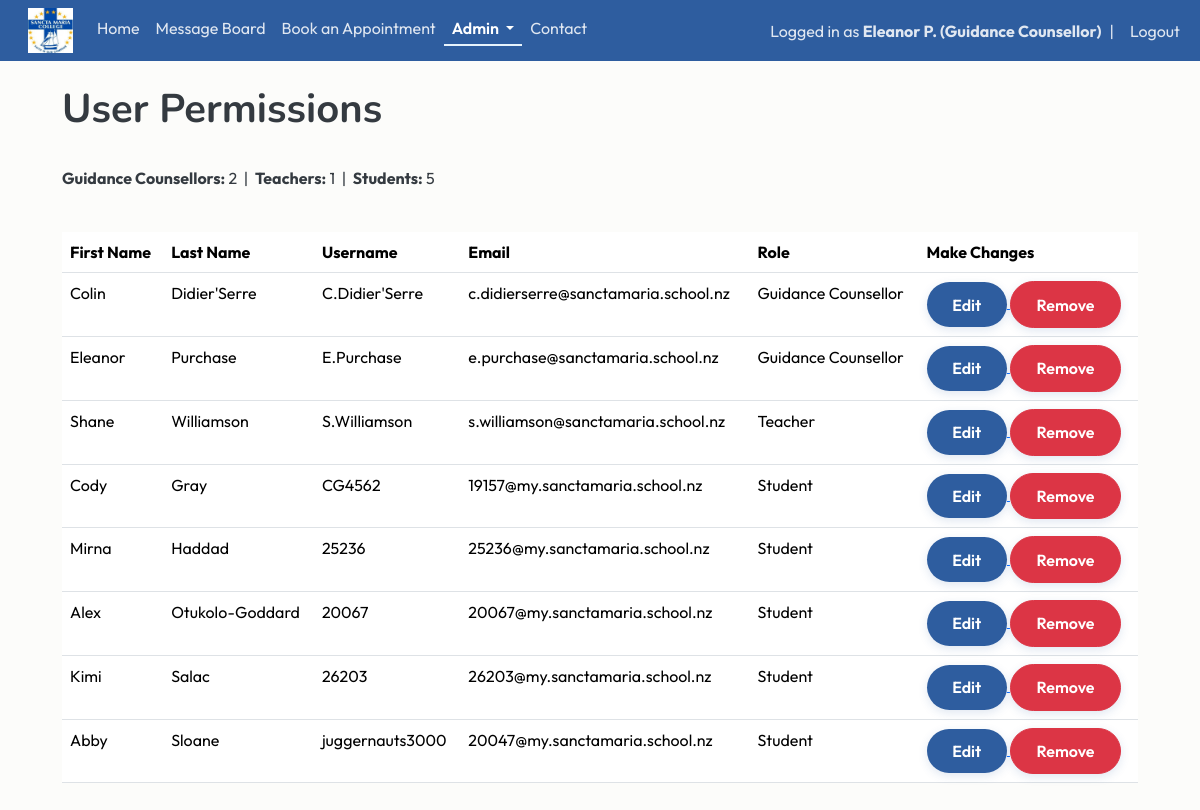
The app's page /permissions (signed in), older data.
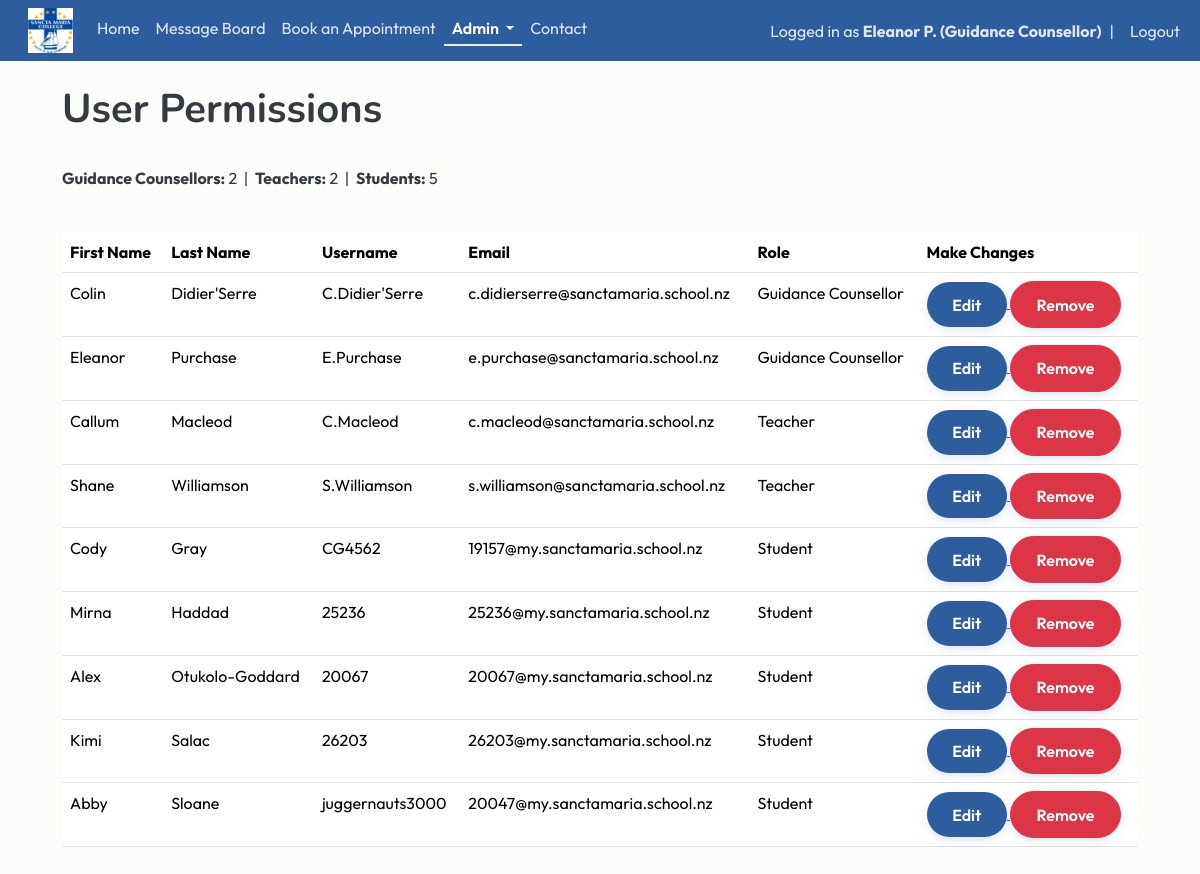
The same page, newer data.
### website/models.py (models this page shows)
class User(db.Model, UserMixin):
    id = db.Column(db.Integer, primary_key=True)
    email = db.Column(db.String(150), unique=True)
    fname = db.Column(db.String(20))
    lname = db.Column(db.String(20))
    username = db.Column(db.String(150), unique=True)
    role = db.Column(db.String(150))
    password = db.Column(db.String(150))
    date_created = db.Column(db.DateTime(timezone=True), default=func.now())
    posts = db.relationship("Post", backref="user", cascade="all, delete-orphan")
    comments = db.relationship("Comment", backref="user", cascade="all, delete-orphan")
    likes = db.relationship("Like", backref="user", cascade="all, delete-orphan")
    appointments = db.relationship('Appointment', foreign_keys="Appointment.counsellor_id", back_populates="counsellor")

### website/views.py (the view)
@views.route("/permissions")
@login_required
def permissions():
    if current_user.role not in ["Teacher", "Guidance Counsellor"]:
        flash("Access Denied", category='error')
        return redirect(url_for('views.home'))
    users = User.query.all()
    role_order = {"Guidance Counsellor": 1, "Teacher": 2, "Student": 3}
    users.sort(key=lambda u: (role_order.get(u.role, 99), u.lname.lower(), u.fname.lower()))
    counsellor_count = sum(1 for user in users if user.role == "Guidance Counsellor")
    teacher_count = sum(1 for user in users if user.role == "Teacher")
    student_count = sum(1 for user in users if user.role == "Student")
    return render_template("permissions.html", user=current_user, users=users, counsellor_count=counsellor_count, teacher_count=teacher_count, student_count=student_count)

### website/__init__.py (called while the page is built)
def create_app():
    app = Flask(__name__)
    app.config['SECRET_KEY'] = "DQiAlMIU5u5eeLDw4KPMHx4d"
    app.config['SQLALCHEMY_DATABASE_URI'] = f'sqlite:///{DB_NAME}'
    db.init_app(app)
    from .views import views
    from .auth import auth
    app.register_blueprint(views, url_prefix="/")
    app.register_blueprint(auth, url_prefix="/")
    from .models import User, Post
    with app.app_context():
        db.create_all()
    login_manager = LoginManager()
    login_manager.login_view = "auth.login"
    login_manager.init_app(app)
    @login_manager.user_loader
    def load_user(id):
        return User.query.get(int(id))
    return app

### website/templates/permissions.html
 {% extends "template.html" %} {% block title %} User Permissions {% endblock %}
  {% block content %}
  <div class="container page-content">
    <br/>
    <h1>{% block header %} User Permissions {% endblock %}</h1>
    <br/>
        <p>
            <strong>Guidance Counsellors:</strong> {{ counsellor_count }}
            &nbsp;|&nbsp;
            <strong>Teachers:</strong> {{ teacher_count }}
            &nbsp;|&nbsp;
            <strong>Students:</strong> {{ student_count }}
        </p>
        <br/>
    <table class="table table-hover">
            <tr>
                <th>First Name</th>
                <th>Last Name</th>
                <th>Username</th>
                <th>Email</th>
                <th>Role</th>
                <th>Make Changes</th>
            </tr>
            {% for user in users %}
            <tr>
                <td>{{user.fname}}</td>
                <td>{{user.lname}}</td>
                <td>{{user.username}}</td>
                <td>{{user.email}}</td>
                <td>{{user.role}}</td>
                <th>
                    <a href="/update-user/{{user.id}}">
                        <button type="button" class="btn btn-primary">Edit</button>
                    </a>
                    <a href="/delete-user/{{user.id}}">
                        <button type="button" class="btn btn-danger">Remove</button>
                    </a>
                </th>
            </tr>
            {% endfor %}
        </table>
  </div>
  {% endblock %}

### website/templates/template.html (shortened to what this page needs)
<!DOCTYPE html>
<html>
    <head>
        <link href="https://cdn.jsdelivr.net/npm/bootstrap@5.3.8/dist/css/bootstrap.min.css" rel="stylesheet">
        <link rel="stylesheet" type="text/css" href="{{ url_for('static', filename='main.css') }}">
    </head>
    <body>
        <nav class="navbar navbar-expand-lg sticky-top">
            <div class="container-fluid">
              <div class="collapse navbar-collapse" id="navbarSupportedContent">
                <ul class="navbar-nav me-auto mb-2 mb-lg-0">
                  <li class="nav-item">
                      <a class="navbar-brand" href="/home">
                          <img src="{{ url_for('static', filename='img/schoollogo.jpg') }}" width="45px" height="45px">
                      </a>
                  </li>
                  <li class="nav-item">
                      <a class="nav-link {% if request.path == '/home' %}active{% endif %}" href="/home">Home</a>
                  </li>
                  {% if user.is_authenticated %}
                  <li class="nav-item">
                    <a class="nav-link {% if request.path == '/blog' %}active{% endif %}" href="/blog">Message Board</a>
                  </li>
                  <li class="nav-item">
                      <a class="nav-link {% if request.path == '/book-appointment' %}active{% endif %}" href="/book-appointment">Book an Appointment</a>
                  </li>
                  {% if current_user.role in ["Guidance Counsellor", "Teacher"] %}
                  <li class="nav-item dropdown">
                      <a class="nav-link dropdown-toggle {% if request.path in ['/notifications', '/permissions'] %}active{% endif %}"
                        href="#"
                        role="button"
                        data-bs-toggle="dropdown"
                        aria-expanded="false">
                            Admin
                      </a>
                  </li>
                  {% endif %}
                  {% endif %}
                  <li class="nav-item">
                      <a class="nav-link {% if request.path == '/contact' %}active{% endif %}" href="/contact">Contact</a>
                  </li>
                </ul>
                <ul class="navbar-nav ms-auto align-items-center">
                {% if user.is_authenticated %}
                <li class="nav-item">
                    <span class="navbar-text">
                        Logged in as <strong>{{ user.fname }} {{ user.lname[0] }}. ({{ user.role }})</strong>
                    </span>
                </li>
                <li class="nav-item mx-2">
                    <span class="navbar-text">|</span>
                </li>
                <li class="nav-item">
                    <a class="nav-link py-0" href="/logout">Logout</a>
                </li>
                {% endif %}
                </ul>
              </div>
            </div>
          </nav>
        <main>{% block content %} {% endblock %}</main>
      </body>
</html>

### website/static/main.css (style rules this page uses)
:root { --navy: #2E5D9F; --blue: #5D8CC7; --seafoam: #e7f3fc; --light-blue: #F5FAFE; --cream: #FCFCFA; --text: #343A40; --danger: #C86B6B; --radius: 18px; --section-padding: 6rem; }
.navbar { background-color:var(--navy); }
.navbar .nav-link, .navbar .navbar-text { color: rgba(255,255,255,0.85); transition: 0.2s ease; }
.navbar .nav-link.active { color: #FFFFFF; font-weight: 600; border-bottom: 2px solid var(--seafoam); padding-bottom: 4px; }
body { background-color: var(--cream); color: var(--text); font-family: 'Outfit', Arial, sans-serif; }
h1,h2,h3 { font-family: 'Nunito', Arial, sans-serif; font-weight: 700; }
p { line-height:1.7; }
.container { max-width: 1100px; }
.btn { border-radius: 30px; padding: .65rem 1.6rem; font-weight: 600; transition: all .25s ease; box-shadow: 0 3px 10px rgba(46,93,159,.15); }
.btn-primary { background: var(--navy); border: none; color: white; }
.page-content { padding-bottom: 4rem; }

Row changes from the older to the newer data that the page shows:
added User: fname "Callum", lname "Macleod", username "C.Macleod", email "c.macleod@sanctamaria.school.nz", role "Teacher"
Text that changed along with them:
{{ teacher_count }}: "1" → "2"
